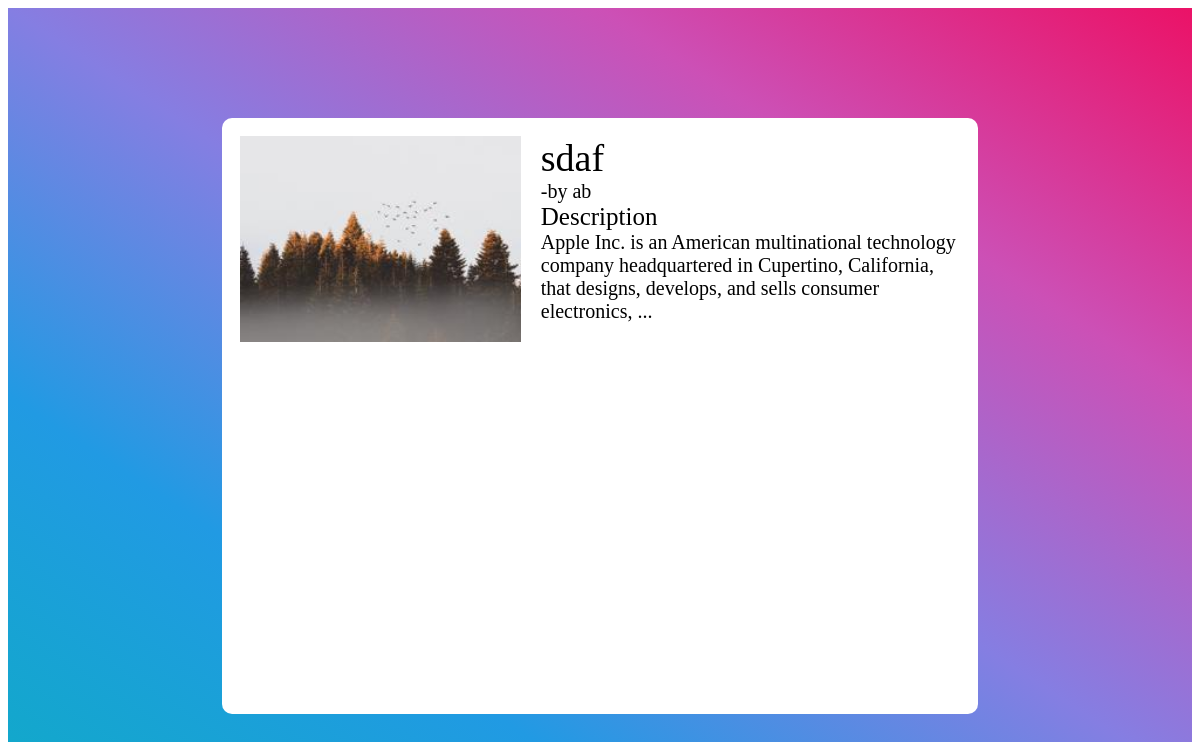
Screenshot of /detail-article/25/ with the database file from the repository.
### myapp/models.py (models this page shows, shortened)
class Article(models.Model):
    user = models.ForeignKey(User, on_delete=models.CASCADE)
    name = models.CharField(max_length=100)
    description = models.TextField()
    image = models.ImageField(upload_to = 'image')
    privacy = models.TextChoices('privacy','public private')
    privacy = models.CharField(max_length =10, choices=privacy.choices)

### myapp/views.py (the view)
# urls.py: path('detail-article/<int:pk>/', views.DetailArticle.as_view(), name='detail-article'),
class DetailArticle(DetailView):
    model = Article
    template_name = 'myapp/detail_article.html'
    context_object_name = 'article'

### myapp/templates/myapp/detail_article.html (shortened to what this page needs)
{% extends 'myapp/base.html' %}
{% block container %}
<div class="detail-container">
    <div>
        <div class="image">
            <img src="{{ article.image.url }}" alt="">
        </div>
        <div class="detail">
            <span style="font-size:38px;">{{ article.name }}</span>
            <span style="display:block;">-by {{ article.user.username }}</span>
            <span style="font-size:25px; display:block;">Description</span>
            <span> {{ article.description }}</span>
        </div>
    </div>
</div>
{% endblock container %}

### myapp/static/myapp/css/style.css (style rules this page uses)
* { transition: height 0.66s ease-in; transition: width 0.66s ease-in; }
.detail-container { width: 100%; height: 97vh; background-image: linear-gradient(to right top, #11a9c9, #219ae3, #857ee2, #cc50b6, #eb1267); }
.detail-container>div { border-radius: 10px; padding: 18px; background: rgb(255,255,255); position: absolute; top: 52%; left: 50%; transform: translate(-50%,-50%); height: 70vh; width: 60%; overflow-y: auto; display: grid; grid-template-columns: 39% 58%; gap: 20px; font: 20px Verdana; }
.detail-container>div img { width: 100%; }

### rows the page displays
Article: image (picture), name "sdaf", user.username "ab", description "Apple Inc. is an American multinational technology company headquartered in Cupertino, California, that designs, develops, and sells consumer electronics, ..."
